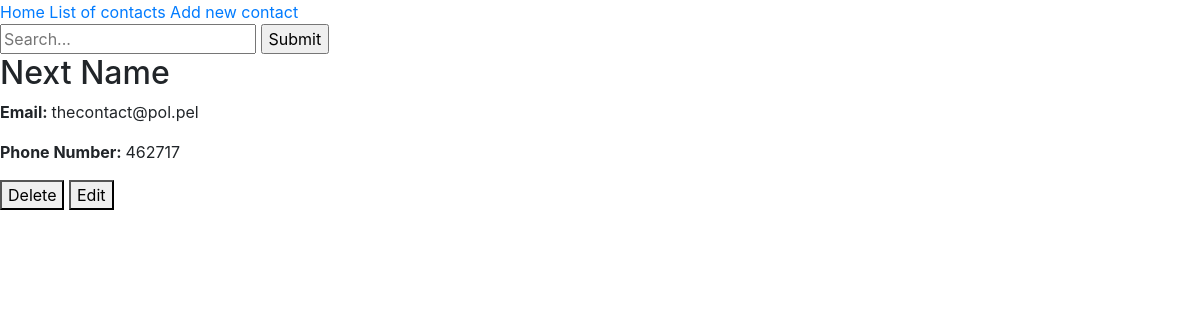
Screenshot of /phonebookapp/12/ with the database file from the repository.
### PhonebookApp/models.py (models this page shows, shortened)
class Person(models.Model):
    name = models.CharField(max_length=50)
    surname = models.CharField(max_length=50)

class Email(models.Model):
    person = models.ForeignKey(Person, editable=False, on_delete=models.CASCADE, null=True)
    email = models.EmailField(max_length=254, null=True, blank=True)

class Phone(models.Model):
    person = models.ForeignKey(Person, editable=False, on_delete=models.CASCADE, null=True)
    phone_number = models.CharField(max_length=50, null=True, blank=True)

### PhonebookApp/views.py (the view)
# urls.py: path('<int:person_id>/', views.detail, name='detail'),
def detail(request, person_id):
    persons_details = Person.objects.get(pk=person_id)
    pemail = Email.objects.filter(person_id=person_id).first()
    persons_phone = Phone.objects.filter(person_id=person_id).first()
    return render(request, 'detail.html', {'persons_details': persons_details, 'pemail': pemail,
                                           'persons_phone': persons_phone})

### templates/detail.html (shortened to what this page needs)
{% extends 'base.html' %}
{% block content %}
    <h2>{{ persons_details.name }} {{ persons_details.surname }}</h2>
    <p><b>Email: </b>{{ pemail.email }}</p>
    <p><b>Phone Number: </b>{{ persons_phone.phone_number }}</p>
    <form>
        <button formaction="{% url "delete" persons_details.id %}">Delete</button>
        <button formaction="{% url "edit" persons_details.id %}">Edit</button>
    </form>
{% endblock %}

### rows the page displays
Person: name "Next", surname "Name"
Email: email "thecontact@pol.pel"
Phone: phone_number "462717"
